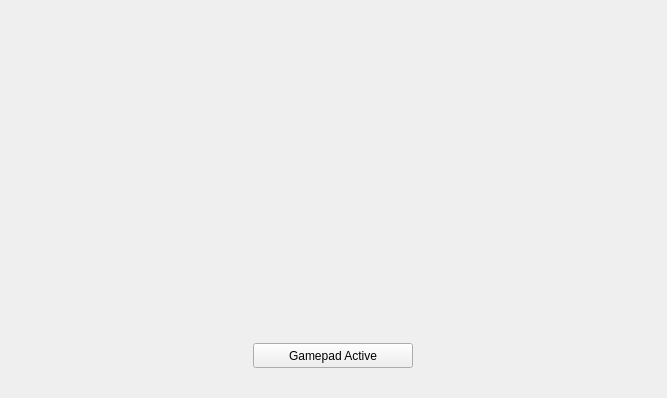
<?xml version="1.0" encoding="UTF-8"?>
<ui version="4.0">
 <class>HelelaniJoystickControls</class>
 <widget class="QWidget" name="HelelaniJoystickControls">
  <property name="geometry">
   <rect>
    <x>0</x>
    <y>0</y>
    <width>667</width>
    <height>398</height>
   </rect>
  </property>
  <property name="windowTitle">
   <string>Helelani Joystick Controls</string>
  </property>

	<widget class="QLabel" name="LTB_Button">
	  <property name="sizePolicy">
            <sizepolicy hsizetype="Preferred" vsizetype="Preferred">
              <horstretch>0</horstretch>
              <verstretch>0</verstretch>
            </sizepolicy>
          </property>
	  <property name="geometry">
	   <rect>
	    <x>166</x>
	    <y>264</y>
	    <width>80</width>
	    <height>80</height>
	   </rect>
	  </property>
	</widget>

	<widget class="QLabel" name="RTB_Button">
	  <property name="sizePolicy">
            <sizepolicy hsizetype="Preferred" vsizetype="Preferred">
              <horstretch>0</horstretch>
              <verstretch>0</verstretch>
            </sizepolicy>
          </property>
	  <property name="geometry">
	   <rect>
	    <x>419</x>
	    <y>264</y>
	    <width>80</width>
	    <height>80</height>
	   </rect>
	  </property>
	</widget>

	<widget class="QLabel" name="dir_down">
	  <property name="sizePolicy">
            <sizepolicy hsizetype="Preferred" vsizetype="Preferred">
              <horstretch>0</horstretch>
              <verstretch>0</verstretch>
            </sizepolicy>
          </property>
	  <property name="geometry">
	   <rect>
	    <x>34</x>
	    <y>152</y>
	    <width>110</width>
	    <height>110</height>
	   </rect>
	  </property>
	</widget>

	<widget class="QLabel" name="dir_up">
	  <property name="sizePolicy">
            <sizepolicy hsizetype="Preferred" vsizetype="Preferred">
              <horstretch>0</horstretch>
              <verstretch>0</verstretch>
            </sizepolicy>
          </property>
	  <property name="geometry">
	   <rect>
	    <x>34</x>
	    <y>152</y>
	    <width>110</width>
	    <height>110</height>
	   </rect>
	  </property>
	</widget>

	<widget class="QLabel" name="dir_left">
	  <property name="sizePolicy">
            <sizepolicy hsizetype="Preferred" vsizetype="Preferred">
              <horstretch>0</horstretch>
              <verstretch>0</verstretch>
            </sizepolicy>
          </property>
	  <property name="geometry">
	   <rect>
	    <x>34</x>
	    <y>152</y>
	    <width>110</width>
	    <height>110</height>
	   </rect>
	  </property>
	</widget>

	<widget class="QLabel" name="dir_right">
	  <property name="sizePolicy">
            <sizepolicy hsizetype="Preferred" vsizetype="Preferred">
              <horstretch>0</horstretch>
              <verstretch>0</verstretch>
            </sizepolicy>
          </property>
	  <property name="geometry">
	   <rect>
	    <x>34</x>
	    <y>152</y>
	    <width>110</width>
	    <height>110</height>
	   </rect>
	  </property>
	</widget>

	<widget class="QLabel" name="a_Button">
	  <property name="sizePolicy">
            <sizepolicy hsizetype="Preferred" vsizetype="Preferred">
              <horstretch>0</horstretch>
              <verstretch>0</verstretch>
            </sizepolicy>
          </property>
  	  <property name="geometry">
	   <rect>
	    <x>546</x>
	    <y>213</y>
	    <width>50</width>
	    <height>50</height>
	   </rect>
	  </property>
	</widget>

        <widget class="QLabel" name="b_Button">
	  <property name="sizePolicy">
            <sizepolicy hsizetype="Preferred" vsizetype="Preferred">
              <horstretch>0</horstretch>
              <verstretch>0</verstretch>
            </sizepolicy>
          </property>
	  <property name="geometry">
	   <rect>
	    <x>582</x>
	    <y>177</y>
	    <width>50</width>
	    <height>50</height>
	   </rect>
	  </property>
	</widget>

        <widget class="QLabel" name="y_Button">
	  <property name="sizePolicy">
            <sizepolicy hsizetype="Preferred" vsizetype="Preferred">
              <horstretch>0</horstretch>
              <verstretch>0</verstretch>
            </sizepolicy>
          </property>
	  <property name="geometry">
	   <rect>
	    <x>546</x>
	    <y>141</y>
	    <width>50</width>
	    <height>50</height>
	   </rect>
	  </property>
	</widget>

        <widget class="QLabel" name="x_Button">
	  <property name="sizePolicy">
            <sizepolicy hsizetype="Preferred" vsizetype="Preferred">
              <horstretch>0</horstretch>
              <verstretch>0</verstretch>
            </sizepolicy>
          </property>
	  <property name="geometry">
	   <rect>
	    <x>510</x>
	    <y>177</y>
	    <width>50</width>
	    <height>50</height>
	   </rect>
	  </property>
	</widget>

        <widget class="QLabel" name="start_Button">
	  <property name="sizePolicy">
            <sizepolicy hsizetype="Preferred" vsizetype="Preferred">
              <horstretch>0</horstretch>
              <verstretch>0</verstretch>
            </sizepolicy>
          </property>
	  <property name="geometry">
	   <rect>
	    <x>404</x>
	    <y>141</y>
	    <width>50</width>
	    <height>50</height>
	   </rect>
	  </property>
	</widget>

        <widget class="QLabel" name="back_Button">
	  <property name="sizePolicy">
            <sizepolicy hsizetype="Preferred" vsizetype="Preferred">
              <horstretch>0</horstretch>
              <verstretch>0</verstretch>
            </sizepolicy>
          </property>
	  <property name="geometry">
	   <rect>
	    <x>212</x>
	    <y>141</y>
	    <width>50</width>
	    <height>50</height>
	   </rect>
	  </property>
	</widget>

        <widget class="QLabel" name="LTB_Placeholder">
	  <property name="sizePolicy">
            <sizepolicy hsizetype="Preferred" vsizetype="Preferred">
              <horstretch>0</horstretch>
              <verstretch>0</verstretch>
            </sizepolicy>
          </property>
	  <property name="geometry">
	   <rect>
	    <x>161</x>
	    <y>259</y>
	    <width>90</width>
	    <height>90</height>
	   </rect>
	  </property>
	</widget>

        <widget class="QLabel" name="RTB_Placeholder">
	  <property name="sizePolicy">
            <sizepolicy hsizetype="Preferred" vsizetype="Preferred">
              <horstretch>0</horstretch>
              <verstretch>0</verstretch>
            </sizepolicy>
          </property>
	  <property name="geometry">
	   <rect>
	    <x>414</x>
	    <y>259</y>
	    <width>90</width>
	    <height>90</height>
	   </rect>
	  </property>
	</widget>

        <widget class="QLabel" name="dir_pad">
	  <property name="sizePolicy">
            <sizepolicy hsizetype="Preferred" vsizetype="Preferred">
              <horstretch>0</horstretch>
              <verstretch>0</verstretch>
            </sizepolicy>
          </property>
	  <property name="geometry">
	   <rect>
	    <x>34</x>
	    <y>152</y>
	    <width>110</width>
	    <height>110</height>
	   </rect>
	  </property>
	</widget>

        <widget class="QLabel" name="LB">
	  <property name="sizePolicy">
            <sizepolicy hsizetype="Preferred" vsizetype="Preferred">
              <horstretch>0</horstretch>
              <verstretch>0</verstretch>
            </sizepolicy>
          </property>
	  <property name="geometry">
	   <rect>
	    <x>9</x>
	    <y>65</y>
	    <width>75</width>
	    <height>75</height>
	   </rect>
	  </property>
	</widget>

        <widget class="QLabel" name="LT">
	  <property name="sizePolicy">
            <sizepolicy hsizetype="Preferred" vsizetype="Preferred">
              <horstretch>0</horstretch>
              <verstretch>0</verstretch>
            </sizepolicy>
          </property>
	  <property name="geometry">
	   <rect>
	    <x>9</x>
	    <y>9</y>
	    <width>75</width>
	    <height>75</height>
	   </rect>
	  </property>
	</widget>

        <widget class="QLabel" name="RB">
	  <property name="sizePolicy">
            <sizepolicy hsizetype="Preferred" vsizetype="Preferred">
              <horstretch>0</horstretch>
              <verstretch>0</verstretch>
            </sizepolicy>
          </property>
	  <property name="geometry">
	   <rect>
	    <x>581</x>
	    <y>65</y>
	    <width>75</width>
	    <height>75</height>
	   </rect>
	  </property>
	</widget>

        <widget class="QLabel" name="RT">
	  <property name="sizePolicy">
            <sizepolicy hsizetype="Preferred" vsizetype="Preferred">
              <horstretch>0</horstretch>
              <verstretch>0</verstretch>
            </sizepolicy>
          </property>
	  <property name="geometry">
	   <rect>
	    <x>581</x>
	    <y>9</y>
	    <width>75</width>
	    <height>75</height>
	   </rect>
	  </property>
	</widget>

        <widget class="QLabel" name="logo_Button">
	  <property name="sizePolicy">
            <sizepolicy hsizetype="Preferred" vsizetype="Preferred">
              <horstretch>0</horstretch>
              <verstretch>0</verstretch>
            </sizepolicy>
          </property>
	  <property name="geometry">
	   <rect>
	    <x>285</x>
	    <y>150</y>
	    <width>100</width>
	    <height>100</height>
	   </rect>
	  </property>
	</widget>
	
	<widget class="QLabel" name="test_Button">
	  <property name="sizePolicy">
            <sizepolicy hsizetype="Preferred" vsizetype="Preferred">
              <horstretch>0</horstretch>
              <verstretch>0</verstretch>
            </sizepolicy>
          </property>
	  <property name="geometry">
	   <rect>
	    <x>100</x>
	    <y>100</y>
	    <width>100</width>
	    <height>100</height>
	   </rect>
	  </property>
	</widget>


         <widget class="QPushButton" name="toggleGamepad">
          <property name="sizePolicy">
           <sizepolicy hsizetype="Fixed" vsizetype="Fixed">
            <horstretch>0</horstretch>
            <verstretch>0</verstretch>
           </sizepolicy>
          </property>
          <property name="text">
           <string>Gamepad Active</string>
          </property>
	  <property name="geometry">
	   <rect>
	    <x>253</x>
	    <y>343</y>
	    <width>160</width>
	    <height>25</height>
	   </rect>
	  </property>
         </widget>
  
 </widget>

 <customwidgets>
  <customwidget>
   <class>DriveGamepad</class>
   <extends>QGroupBox</extends>
   <header>DriveGamepad.h</header>
   <container>1</container>
  </customwidget>
 </customwidgets>
 <resources/>
 <connections/>
</ui>
